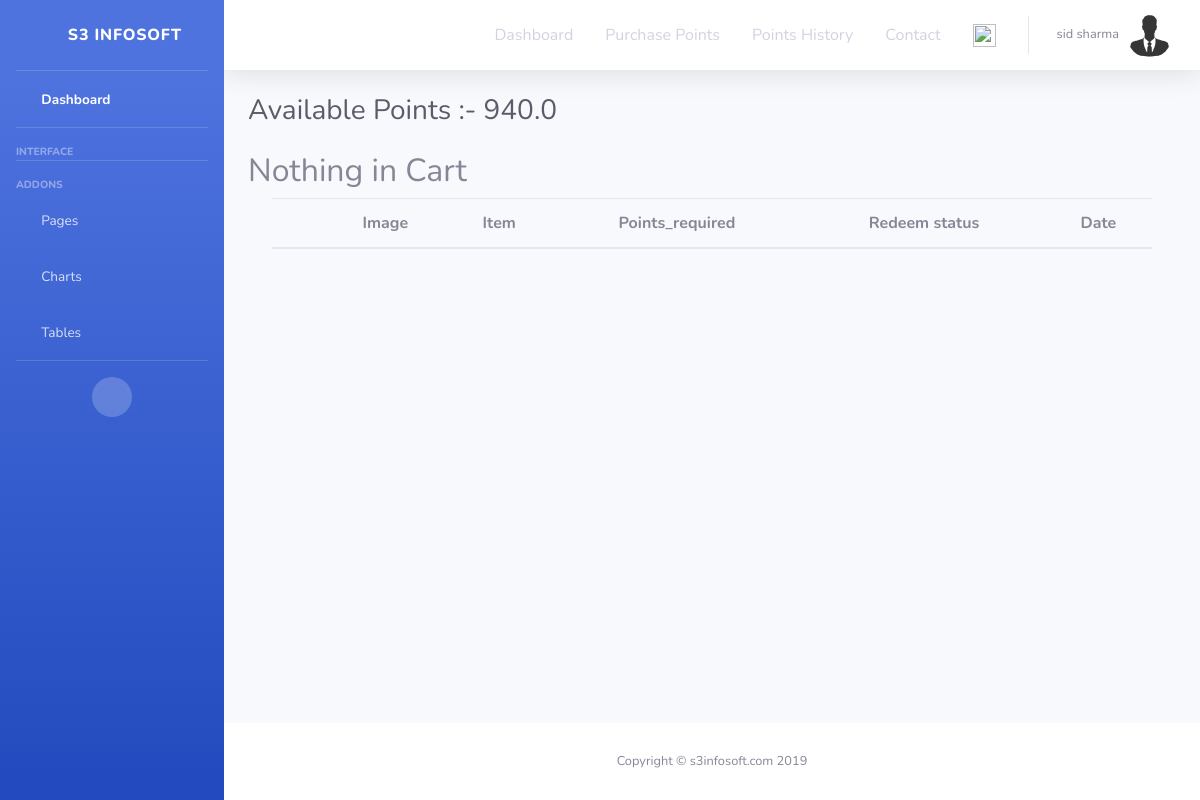
/cart/ (signed in), run on an earlier commit of the app's database.
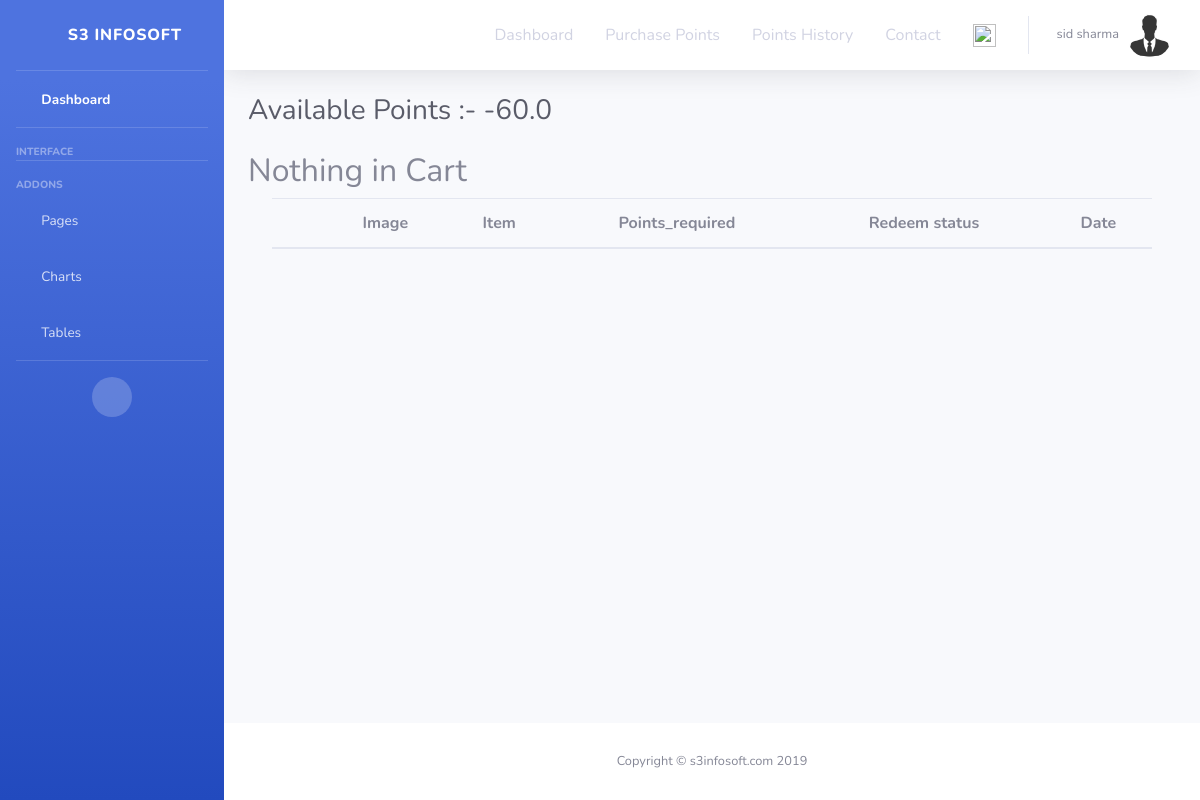
And on a later commit of the database.
### users/models.py (models this page shows, shortened)
class CustomUser(auth_models.AbstractUser):#whatever field you want extra in user model we can enter here
    points_available=models.FloatField(max_length=10,default=0.0)
    unique_id=models.CharField(max_length=40,null=True,blank=True,unique=True,default=uuid.uuid4)
    email = models.EmailField(_("email address"), unique=True)
    objects = CustomUserManager()
    USERNAME_FIELD = "email"
    REQUIRED_FIELDS = []

### loyalty/models.py (models this page shows, shortened)
class Profile(models.Model):
	user=models.OneToOneField(CustomUser,on_delete=models.CASCADE) #onetoone relationship..
	image=models.ImageField(default='default.jpg',upload_to='profile_pics')

### users/views.py (the view, shortened to what this page needs)
# urls.py: path("cart/",views.cart,name="cart"),
@decorators.login_required
def cart(request):
  context={
     'carts':Cart.objects.filter(user__unique_id=request.user.unique_id).order_by('-date'),
      'current_user_points': CustomUser.objects.filter(unique_id=request.user.unique_id).first().points_available,
    }
  return render(request, "cart.html",context)

### templates/context_processors.py (called while the page is built)
def messagenumber_processor(request):
	if not request.user.is_anonymous:#when logout user is anonymous
		return {'total_cart_items': len(Cart.objects.filter(user__unique_id=request.user.unique_id))}
	else:
		return{'temp': None}

### templates/cart.html (shortened to what this page needs)
{% extends "base.html" %}
{% load static %}
  {% block extra_css %}
<link href="{% static 'css/mycss.css' %}" rel="stylesheet" type="text/css">
  {% endblock extra_css %}
{% block content %}
 <div class="d-sm-flex align-items-center justify-content-between mb-4">
    <h1 class="h3 mb-0 text-gray-800">Available Points :- {{current_user_points}}</h1>
  </div>
  {% if total_cart_items == 0 %}
           <h2>Nothing in Cart </h2>
   {% endif %}
<section class="ftco-section ftco-cart">
			<div class="container">
				<div class="row">
    			<div class="col-md-12 ftco-animate">
    				<div class="cart-list">
	    				<table class="table">
						    <thead class="thead-primary">
						      <tr class="text-center">
						        <th>&nbsp;</th>
						        <th>Image</th>
						        <th>Item</th>
						        <th>Points_required</th>
						        <th>Redeem status</th>
						        <th>Date</th>
						      </tr>
						    </thead>
						  </table>
					  </div>
    			</div>
    		</div>
			</div>
		</section>
{% endblock content %}

### templates/snippets/navbar.html (shortened to what this page needs)
        <nav class="navbar navbar-expand navbar-light bg-white topbar mb-4 static-top shadow">
          <ul class="navbar-nav ml-auto">
             <li class="nav-item dropdown no-arrow mx-1">
              <div>
               <a class="nav-item nav-link" href="{%url 'index'%}">Dashboard</a>
                 </div>
            </li>
            <li class="nav-item dropdown no-arrow mx-1">
              <div>
               <a class="nav-item nav-link" href="{%url 'purchase_points'%}">Purchase Points</a>
                 </div>
            </li>
            <li class="nav-item dropdown no-arrow mx-1">
              <div>
               <a class="nav-item nav-link" href="{%url 'earn_history'%}">Points History</a>
                 </div>
            </li>
            <li class="nav-item dropdown no-arrow mx-1">
              <div>
               <a class="nav-item nav-link" href="{%url 'contact_us'%}">Contact</a>
                 </div>
            </li>
            <li class="nav-item dropdown no-arrow mx-1" >
              <div>
               <spam class="nav-item nav-link" >
                          <a href="{% url 'cart' %}"><img src="\media\cart.png" class="img-responsive"width="23" height="23"></a>
               </spam>
              </div>
            </li>
            {% if request.user.is_authenticated %}
              <li class="nav-item dropdown no-arrow">
                <a class="nav-link dropdown-toggle" href="#" id="userDropdown" role="button" data-toggle="dropdown" aria-haspopup="true" aria-expanded="false">
                  <span class="mr-2 d-none d-lg-inline text-gray-600 small">{{ request.user.get_full_name|default:"No Name" }}</span>
                  <img class=" rounded-circle" src={{request.user.profile.image.url}}
                  width="45" height="45">
                </a>
              </li>
            {% endif %}
          </ul>
        </nav>

What changed in the data, as far as the page shows it:
changed CustomUser "sid sharma": points_available "940.0" → "-60.0"
